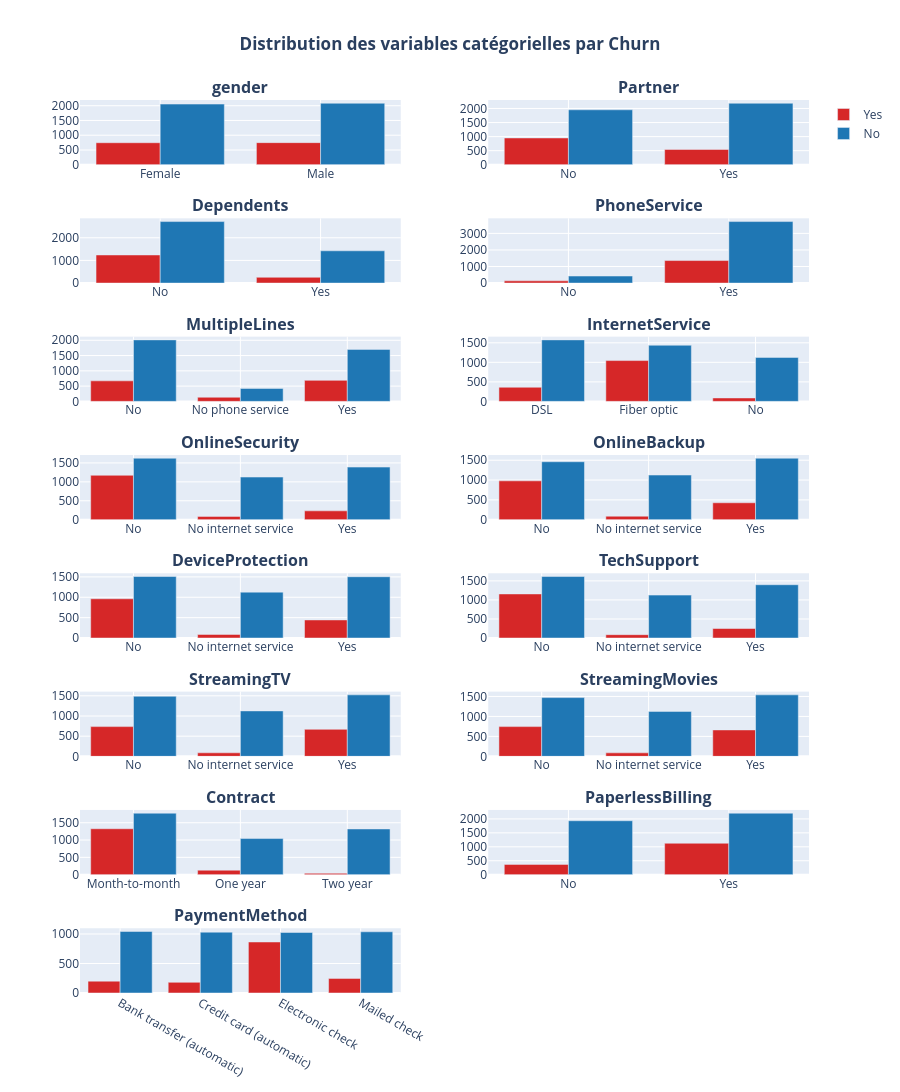

Write notebook code for a chart like this one.
### Markdown cell above
### 3.3.2. Variables catégorielles vs Churn

### Code cell
#graphiques sur 2 colonnes et plusieurs lignes
n_cols = 2
n_rows = (len(var_cat) + n_cols - 1) // n_cols
df_barplot = X_train[var_cat].copy()
df_barplot['Churn'] = y_train

fig = make_subplots(
    rows=n_rows,
    cols=n_cols,
    subplot_titles=[f"<b>{col}</b>" for col in var_cat],
    horizontal_spacing=0.12,
    vertical_spacing=0.06
)
for i, column in enumerate(var_cat):
    row = i // n_cols + 1
    col = i % n_cols + 1

    # counts par modalité x Churn
    counts = df_barplot.groupby([column, 'Churn']).size().unstack()
    percentages = (counts.T / counts.sum(axis=1)).T * 100 # Calcul précis par ligne/catégorie
    # ajouter une trace par valeur de Churn si présente
    for churn_value, color in [('Yes', '#d62728'), ('No', '#1f77b4')]:
        if churn_value in counts.columns:
            y_values = counts[churn_value]
            y_pct_values = percentages[churn_value]
            fig.add_trace(
                go.Bar(
                    x=[str(x) for x in counts.index],
                    y=y_values,
                    name=churn_value,
                    marker_color=color,
                    showlegend=(i == 0),# légende une seule fois
                    # Ajout du pourcentage mais sans l'afficher sur les barres pour un rendu plus propre
                    text=[f"{val:.2f}%" for val in y_pct_values], # Formate le texte (ex: 26.52%)
                    textposition='none', # Pas d'affichage sur la barre
                    hovertemplate=f"<b>%{{x}}</b><br>Volume : %{{y}}<br>Pourcentage : %{{text}}<extra>{churn_value}</extra>"
                ),
                row=row,
                col=col
            )

fig.update_layout(
    title_text='<b>Distribution des variables catégorielles par Churn</b>',
    #x=0.5, #pour centrer le titre
    #xanchor='center',
    barmode='group',
    width=900,
    height=max(300, 300 * n_rows),
    #template='plotly_white',
    legend=dict(x=1.02, y=1.0),
    title_x=0.5 #centrer le titre
)

fig.update_xaxes(showgrid=True)
fig.update_yaxes(showgrid=True)
fig.show()

### Figure 1 — Plotly figure (JSON) as saved in the notebook; plotly's stock layout.template omitted (floating-point values rounded to 4 significant figures)
{"data": [{"hovertemplate": "<b>%{x}</b><br>Volume : %{y}<br>Pourcentage : %{text}<extra>Yes</extra>", "marker": {"color": "#d62728"}, "name": "Yes", "showlegend": true, "text": ["26.63%", "26.44%"], "textposition": "none", "type": "bar", "x": ["Female", "Male"], "xaxis": "x", "y": [746, 749], "yaxis": "y"}, {"hovertemplate": "<b>%{x}</b><br>Volume : %{y}<br>Pourcentage : %{text}<extra>No</extra>", "marker": {"color": "#1f77b4"}, "name": "No", "showlegend": true, "text": ["73.37%", "73.56%"], "textposition": "none", "type": "bar", "x": ["Female", "Male"], "xaxis": "x", "y": [2055, 2084], "yaxis": "y"}, {"hovertemplate": "<b>%{x}</b><br>Volume : %{y}<br>Pourcentage : %{text}<extra>Yes</extra>", "marker": {"color": "#d62728"}, "name": "Yes", "showlegend": false, "text": ["32.77%", "19.90%"], "textposition": "none", "type": "bar", "x": ["No", "Yes"], "xaxis": "x2", "y": [952, 543], "yaxis": "y2"}, {"hovertemplate": "<b>%{x}</b><br>Volume : %{y}<br>Pourcentage : %{text}<extra>No</extra>", "marker": {"color": "#1f77b4"}, "name": "No", "showlegend": false, "text": ["67.23%", "80.10%"], "textposition": "none", "type": "bar", "x": ["No", "Yes"], "xaxis": "x2", "y": [1953, 2186], "yaxis": "y2"}, {"hovertemplate": "<b>%{x}</b><br>Volume : %{y}<br>Pourcentage : %{text}<extra>Yes</extra>", "marker": {"color": "#d62728"}, "name": "Yes", "showlegend": false, "text": ["31.35%", "15.19%"], "textposition": "none", "type": "bar", "x": ["No", "Yes"], "xaxis": "x3", "y": [1240, 255], "yaxis": "y3"}, {"hovertemplate": "<b>%{x}</b><br>Volume : %{y}<br>Pourcentage : %{text}<extra>No</extra>", "marker": {"color": "#1f77b4"}, "name": "No", "showlegend": false, "text": ["68.65%", "84.81%"], "textposition": "none", "type": "bar", "x": ["No", "Yes"], "xaxis": "x3", "y": [2715, 1424], "yaxis": "y3"}, {"hovertemplate": "<b>%{x}</b><br>Volume : %{y}<br>Pourcentage : %{text}<extra>Yes</extra>", "marker": {"color": "#d62728"}, "name": "Yes", "showlegend": false, "text": ["24.15%", "26.80%"], "textposition": "none", "type": "bar", "x": ["No", "Yes"], "xaxis": "x4", "y": [135, 1360], "yaxis": "y4"}, {"hovertemplate": "<b>%{x}</b><br>Volume : %{y}<br>Pourcentage : %{text}<extra>No</extra>", "marker": {"color": "#1f77b4"}, "name": "No", "showlegend": false, "text": ["75.85%", "73.20%"], "textposition": "none", "type": "bar", "x": ["No", "Yes"], "xaxis": "x4", "y": [424, 3715], "yaxis": "y4"}, {"hovertemplate": "<b>%{x}</b><br>Volume : %{y}<br>Pourcentage : %{text}<extra>Yes</extra>", "marker": {"color": "#d62728"}, "name": "Yes", "showlegend": false, "text": ["25.03%", "24.15%", "28.79%"], "textposition": "none", "type": "bar", "x": ["No", "No phone service", "Yes"], "xaxis": "x5", "y": [672, 135, 688], "yaxis": "y5"}, {"hovertemplate": "<b>%{x}</b><br>Volume : %{y}<br>Pourcentage : %{text}<extra>No</extra>", "marker": {"color": "#1f77b4"}, "name": "No", "showlegend": false, "text": ["74.97%", "75.85%", "71.21%"], "textposition": "none", "type": "bar", "x": ["No", "No phone service", "Yes"], "xaxis": "x5", "y": [2013, 424, 1702], "yaxis": "y5"}, {"hovertemplate": "<b>%{x}</b><br>Volume : %{y}<br>Pourcentage : %{text}<extra>Yes</extra>", "marker": {"color": "#d62728"}, "name": "Yes", "showlegend": false, "text": ["18.69%", "42.09%", "7.25%"], "textposition": "none", "type": "bar", "x": ["DSL", "Fiber optic", "No"], "xaxis": "x6", "y": [362, 1045, 88], "yaxis": "y6"}, {"hovertemplate": "<b>%{x}</b><br>Volume : %{y}<br>Pourcentage : %{text}<extra>No</extra>", "marker": {"color": "#1f77b4"}, "name": "No", "showlegend": false, "text": ["81.31%", "57.91%", "92.75%"], "textposition": "none", "type": "bar", "x": ["DSL", "Fiber optic", "No"], "xaxis": "x6", "y": [1575, 1438, 1126], "yaxis": "y6"}, {"hovertemplate": "<b>%{x}</b><br>Volume : %{y}<br>Pourcentage : %{text}<extra>Yes</extra>", "marker": {"color": "#d62728"}, "name": "Yes", "showlegend": false, "text": ["41.94%", "7.25%", "14.42%"], "textposition": "none", "type": "bar", "x": ["No", "No internet service", "Yes"], "xaxis": "x7", "y": [1173, 88, 234], "yaxis": "y7"}, {"hovertemplate": "<b>%{x}</b><br>Volume : %{y}<br>Pourcentage : %{text}<extra>No</extra>", "marker": {"color": "#1f77b4"}, "name": "No", "showlegend": false, "text": ["58.06%", "92.75%", "85.58%"], "textposition": "none", "type": "bar", "x": ["No", "No internet service", "Yes"], "xaxis": "x7", "y": [1624, 1126, 1389], "yaxis": "y7"}, {"hovertemplate": "<b>%{x}</b><br>Volume : %{y}<br>Pourcentage : %{text}<extra>Yes</extra>", "marker": {"color": "#d62728"}, "name": "Yes", "showlegend": false, "text": ["40.13%", "7.25%", "21.59%"], "textposition": "none", "type": "bar", "x": ["No", "No internet service", "Yes"], "xaxis": "x8", "y": [980, 88, 427], "yaxis": "y8"}, {"hovertemplate": "<b>%{x}</b><br>Volume : %{y}<br>Pourcentage : %{text}<extra>No</extra>", "marker": {"color": "#1f77b4"}, "name": "No", "showlegend": false, "text": ["59.87%", "92.75%", "78.41%"], "textposition": "none", "type": "bar", "x": ["No", "No internet service", "Yes"], "xaxis": "x8", "y": [1462, 1126, 1551], "yaxis": "y8"}, {"hovertemplate": "<b>%{x}</b><br>Volume : %{y}<br>Pourcentage : %{text}<extra>Yes</extra>", "marker": {"color": "#d62728"}, "name": "Yes", "showlegend": false, "text": ["38.96%", "7.25%", "22.79%"], "textposition": "none", "type": "bar", "x": ["No", "No internet service", "Yes"], "xaxis": "x9", "y": [963, 88, 444], "yaxis": "y9"}, {"hovertemplate": "<b>%{x}</b><br>Volume : %{y}<br>Pourcentage : %{text}<extra>No</extra>", "marker": {"color": "#1f77b4"}, "name": "No", "showlegend": false, "text": ["61.04%", "92.75%", "77.21%"], "textposition": "none", "type": "bar", "x": ["No", "No internet service", "Yes"], "xaxis": "x9", "y": [1509, 1126, 1504], "yaxis": "y9"}, {"hovertemplate": "<b>%{x}</b><br>Volume : %{y}<br>Pourcentage : %{text}<extra>Yes</extra>", "marker": {"color": "#d62728"}, "name": "Yes", "showlegend": false, "text": ["41.75%", "7.25%", "15.16%"], "textposition": "none", "type": "bar", "x": ["No", "No internet service", "Yes"], "xaxis": "x10", "y": [1157, 88, 250], "yaxis": "y10"}, {"hovertemplate": "<b>%{x}</b><br>Volume : %{y}<br>Pourcentage : %{text}<extra>No</extra>", "marker": {"color": "#1f77b4"}, "name": "No", "showlegend": false, "text": ["58.25%", "92.75%", "84.84%"], "textposition": "none", "type": "bar", "x": ["No", "No internet service", "Yes"], "xaxis": "x10", "y": [1614, 1126, 1399], "yaxis": "y10"}, {"hovertemplate": "<b>%{x}</b><br>Volume : %{y}<br>Pourcentage : %{text}<extra>Yes</extra>", "marker": {"color": "#d62728"}, "name": "Yes", "showlegend": false, "text": ["33.11%", "7.25%", "30.54%"], "textposition": "none", "type": "bar", "x": ["No", "No internet service", "Yes"], "xaxis": "x11", "y": [737, 88, 670], "yaxis": "y11"}, {"hovertemplate": "<b>%{x}</b><br>Volume : %{y}<br>Pourcentage : %{text}<extra>No</extra>", "marker": {"color": "#1f77b4"}, "name": "No", "showlegend": false, "text": ["66.89%", "92.75%", "69.46%"], "textposition": "none", "type": "bar", "x": ["No", "No internet service", "Yes"], "xaxis": "x11", "y": [1489, 1126, 1524], "yaxis": "y11"}, {"hovertemplate": "<b>%{x}</b><br>Volume : %{y}<br>Pourcentage : %{text}<extra>Yes</extra>", "marker": {"color": "#d62728"}, "name": "Yes", "showlegend": false, "text": ["33.60%", "7.25%", "30.05%"], "textposition": "none", "type": "bar", "x": ["No", "No internet service", "Yes"], "xaxis": "x12", "y": [745, 88, 662], "yaxis": "y12"}, {"hovertemplate": "<b>%{x}</b><br>Volume : %{y}<br>Pourcentage : %{text}<extra>No</extra>", "marker": {"color": "#1f77b4"}, "name": "No", "showlegend": false, "text": ["66.40%", "92.75%", "69.95%"], "textposition": "none", "type": "bar", "x": ["No", "No internet service", "Yes"], "xaxis": "x12", "y": [1472, 1126, 1541], "yaxis": "y12"}, {"hovertemplate": "<b>%{x}</b><br>Volume : %{y}<br>Pourcentage : %{text}<extra>Yes</extra>", "marker": {"color": "#d62728"}, "name": "Yes", "showlegend": false, "text": ["42.75%", "11.08%", "2.87%"], "textposition": "none", "type": "bar", "x": ["Month-to-month", "One year", "Two year"], "xaxis": "x13", "y": [1326, 130, 39], "yaxis": "y13"}, {"hovertemplate": "<b>%{x}</b><br>Volume : %{y}<br>Pourcentage : %{text}<extra>No</extra>", "marker": {"color": "#1f77b4"}, "name": "No", "showlegend": false, "text": ["57.25%", "88.92%", "97.13%"], "textposition": "none", "type": "bar", "x": ["Month-to-month", "One year", "Two year"], "xaxis": "x13", "y": [1776, 1043, 1320], "yaxis": "y13"}, {"hovertemplate": "<b>%{x}</b><br>Volume : %{y}<br>Pourcentage : %{text}<extra>Yes</extra>", "marker": {"color": "#d62728"}, "name": "Yes", "showlegend": false, "text": ["16.02%", "33.80%"], "textposition": "none", "type": "bar", "x": ["No", "Yes"], "xaxis": "x14", "y": [369, 1126], "yaxis": "y14"}, {"hovertemplate": "<b>%{x}</b><br>Volume : %{y}<br>Pourcentage : %{text}<extra>No</extra>", "marker": {"color": "#1f77b4"}, "name": "No", "showlegend": false, "text": ["83.98%", "66.20%"], "textposition": "none", "type": "bar", "x": ["No", "Yes"], "xaxis": "x14", "y": [1934, 2205], "yaxis": "y14"}, {"hovertemplate": "<b>%{x}</b><br>Volume : %{y}<br>Pourcentage : %{text}<extra>Yes</extra>", "marker": {"color": "#d62728"}, "name": "Yes", "showlegend": false, "text": ["16.16%", "14.92%", "45.74%", "19.28%"], "textposition": "none", "type": "bar", "x": ["Bank transfer (automatic)", "Credit card (automatic)", "Electronic check", "Mailed check"], "xaxis": "x15", "y": [201, 181, 865, 248], "yaxis": "y15"}, {"hovertemplate": "<b>%{x}</b><br>Volume : %{y}<br>Pourcentage : %{text}<extra>No</extra>", "marker": {"color": "#1f77b4"}, "name": "No", "showlegend": false, "text": ["83.84%", "85.08%", "54.26%", "80.72%"], "textposition": "none", "type": "bar", "x": ["Bank transfer (automatic)", "Credit card (automatic)", "Electronic check", "Mailed check"], "xaxis": "x15", "y": [1043, 1032, 1026, 1038], "yaxis": "y15"}], "layout": {"annotations": [{"font": {"size": 16}, "showarrow": false, "text": "<b>gender</b>", "x": 0.22, "xanchor": "center", "xref": "paper", "y": 1, "yanchor": "bottom", "yref": "paper"}, {"font": {"size": 16}, "showarrow": false, "text": "<b>Partner</b>", "x": 0.78, "xanchor": "center", "xref": "paper", "y": 1, "yanchor": "bottom", "yref": "paper"}, {"font": {"size": 16}, "showarrow": false, "text": "<b>Dependents</b>", "x": 0.22, "xanchor": "center", "xref": "paper", "y": 0.8675, "yanchor": "bottom", "yref": "paper"}, {"font": {"size": 16}, "showarrow": false, "text": "<b>PhoneService</b>", "x": 0.78, "xanchor": "center", "xref": "paper", "y": 0.8675, "yanchor": "bottom", "yref": "paper"}, {"font": {"size": 16}, "showarrow": false, "text": "<b>MultipleLines</b>", "x": 0.22, "xanchor": "center", "xref": "paper", "y": 0.735, "yanchor": "bottom", "yref": "paper"}, {"font": {"size": 16}, "showarrow": false, "text": "<b>InternetService</b>", "x": 0.78, "xanchor": "center", "xref": "paper", "y": 0.735, "yanchor": "bottom", "yref": "paper"}, {"font": {"size": 16}, "showarrow": false, "text": "<b>OnlineSecurity</b>", "x": 0.22, "xanchor": "center", "xref": "paper", "y": 0.6025, "yanchor": "bottom", "yref": "paper"}, {"font": {"size": 16}, "showarrow": false, "text": "<b>OnlineBackup</b>", "x": 0.78, "xanchor": "center", "xref": "paper", "y": 0.6025, "yanchor": "bottom", "yref": "paper"}, {"font": {"size": 16}, "showarrow": false, "text": "<b>DeviceProtection</b>", "x": 0.22, "xanchor": "center", "xref": "paper", "y": 0.47, "yanchor": "bottom", "yref": "paper"}, {"font": {"size": 16}, "showarrow": false, "text": "<b>TechSupport</b>", "x": 0.78, "xanchor": "center", "xref": "paper", "y": 0.47, "yanchor": "bottom", "yref": "paper"}, {"font": {"size": 16}, "showarrow": false, "text": "<b>StreamingTV</b>", "x": 0.22, "xanchor": "center", "xref": "paper", "y": 0.3375, "yanchor": "bottom", "yref": "paper"}, {"font": {"size": 16}, "showarrow": false, "text": "<b>StreamingMovies</b>", "x": 0.78, "xanchor": "center", "xref": "paper", "y": 0.3375, "yanchor": "bottom", "yref": "paper"}, {"font": {"size": 16}, "showarrow": false, "text": "<b>Contract</b>", "x": 0.22, "xanchor": "center", "xref": "paper", "y": 0.205, "yanchor": "bottom", "yref": "paper"}, {"font": {"size": 16}, "showarrow": false, "text": "<b>PaperlessBilling</b>", "x": 0.78, "xanchor": "center", "xref": "paper", "y": 0.205, "yanchor": "bottom", "yref": "paper"}, {"font": {"size": 16}, "showarrow": false, "text": "<b>PaymentMethod</b>", "x": 0.22, "xanchor": "center", "xref": "paper", "y": 0.0725, "yanchor": "bottom", "yref": "paper"}], "barmode": "group", "height": 2400, "legend": {"x": 1.02, "y": 1}, "title": {"text": "<b>Distribution des variables catégorielles par Churn</b>", "x": 0.5}, "width": 900, "xaxis": {"anchor": "y", "domain": [0, 0.44], "showgrid": true}, "xaxis10": {"anchor": "y10", "domain": [0.56, 1], "showgrid": true}, "xaxis11": {"anchor": "y11", "domain": [0, 0.44], "showgrid": true}, "xaxis12": {"anchor": "y12", "domain": [0.56, 1], "showgrid": true}, "xaxis13": {"anchor": "y13", "domain": [0, 0.44], "showgrid": true}, "xaxis14": {"anchor": "y14", "domain": [0.56, 1], "showgrid": true}, "xaxis15": {"anchor": "y15", "domain": [0, 0.44], "showgrid": true}, "xaxis16": {"anchor": "y16", "domain": [0.56, 1], "showgrid": true}, "xaxis2": {"anchor": "y2", "domain": [0.56, 1], "showgrid": true}, "xaxis3": {"anchor": "y3", "domain": [0, 0.44], "showgrid": true}, "xaxis4": {"anchor": "y4", "domain": [0.56, 1], "showgrid": true}, "xaxis5": {"anchor": "y5", "domain": [0, 0.44], "showgrid": true}, "xaxis6": {"anchor": "y6", "domain": [0.56, 1], "showgrid": true}, "xaxis7": {"anchor": "y7", "domain": [0, 0.44], "showgrid": true}, "xaxis8": {"anchor": "y8", "domain": [0.56, 1], "showgrid": true}, "xaxis9": {"anchor": "y9", "domain": [0, 0.44], "showgrid": true}, "yaxis": {"anchor": "x", "domain": [0.9275, 1], "showgrid": true}, "yaxis10": {"anchor": "x10", "domain": [0.3975, 0.47], "showgrid": true}, "yaxis11": {"anchor": "x11", "domain": [0.265, 0.3375], "showgrid": true}, "yaxis12": {"anchor": "x12", "domain": [0.265, 0.3375], "showgrid": true}, "yaxis13": {"anchor": "x13", "domain": [0.1325, 0.205], "showgrid": true}, "yaxis14": {"anchor": "x14", "domain": [0.1325, 0.205], "showgrid": true}, "yaxis15": {"anchor": "x15", "domain": [0, 0.0725], "showgrid": true}, "yaxis16": {"anchor": "x16", "domain": [0, 0.0725], "showgrid": true}, "yaxis2": {"anchor": "x2", "domain": [0.9275, 1], "showgrid": true}, "yaxis3": {"anchor": "x3", "domain": [0.795, 0.8675], "showgrid": true}, "yaxis4": {"anchor": "x4", "domain": [0.795, 0.8675], "showgrid": true}, "yaxis5": {"anchor": "x5", "domain": [0.6625, 0.735], "showgrid": true}, "yaxis6": {"anchor": "x6", "domain": [0.6625, 0.735], "showgrid": true}, "yaxis7": {"anchor": "x7", "domain": [0.53, 0.6025], "showgrid": true}, "yaxis8": {"anchor": "x8", "domain": [0.53, 0.6025], "showgrid": true}, "yaxis9": {"anchor": "x9", "domain": [0.3975, 0.47], "showgrid": true}}}
